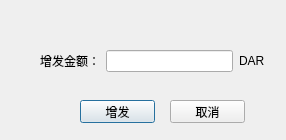
<?xml version="1.0" encoding="UTF-8"?>
<ui version="4.0">
 <class>CreateMoneyDlg</class>
 <widget class="QDialog" name="CreateMoneyDlg">
  <property name="windowModality">
   <enum>Qt::ApplicationModal</enum>
  </property>
  <property name="geometry">
   <rect>
    <x>0</x>
    <y>0</y>
    <width>286</width>
    <height>140</height>
   </rect>
  </property>
  <property name="windowTitle">
   <string>增发货币</string>
  </property>
  <property name="modal">
   <bool>true</bool>
  </property>
  <widget class="QPushButton" name="pushButton">
   <property name="geometry">
    <rect>
     <x>80</x>
     <y>100</y>
     <width>75</width>
     <height>23</height>
    </rect>
   </property>
   <property name="text">
    <string>增发</string>
   </property>
  </widget>
  <widget class="QPushButton" name="pushButton_2">
   <property name="geometry">
    <rect>
     <x>170</x>
     <y>100</y>
     <width>75</width>
     <height>23</height>
    </rect>
   </property>
   <property name="text">
    <string>取消</string>
   </property>
  </widget>
  <widget class="QWidget" name="layoutWidget">
   <property name="geometry">
    <rect>
     <x>40</x>
     <y>50</y>
     <width>225</width>
     <height>22</height>
    </rect>
   </property>
   <layout class="QHBoxLayout" name="horizontalLayout">
    <item>
     <widget class="QLabel" name="label">
      <property name="text">
       <string>增发金额：</string>
      </property>
     </widget>
    </item>
    <item>
     <widget class="QLineEdit" name="editMoneyAmount"/>
    </item>
    <item>
     <widget class="QLabel" name="label_2">
      <property name="text">
       <string>DAR</string>
      </property>
     </widget>
    </item>
   </layout>
  </widget>
 </widget>
 <resources/>
 <connections/>
</ui>
